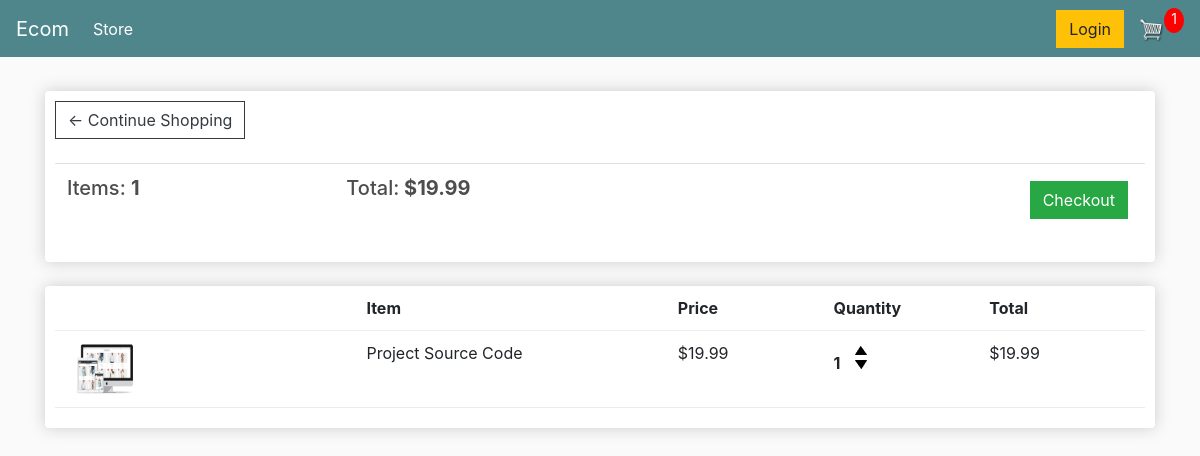
/cart/ (signed in), run on an earlier commit of the app's database.
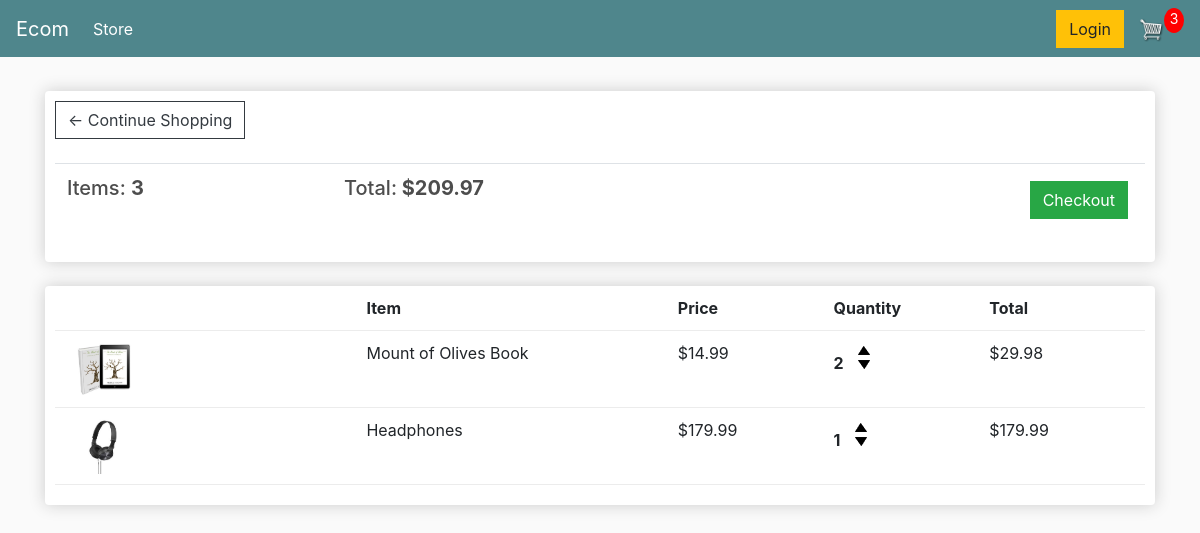
And on a later commit of the database.
### store/models.py (models this page shows, shortened)
class Order(models.Model):
    customer = models.ForeignKey(Customer, on_delete=models.SET_NULL, null=True, blank=True)
    date_ordered = models.DateTimeField(auto_now_add=True)
    complete = models.BooleanField(default=False)
    transaction_id = models.CharField(max_length=100, null=True)
    @property
    def get_cart_total(self):
        orderitems = self.orderitem_set.all()
        total = sum([item.get_total for item in orderitems])
        return total
    @property
    def get_cart_items(self):
        orderitems = self.orderitem_set.all()
        total = sum([item.quantity for item in orderitems])
        return total

class OrderItem(models.Model):
    product = models.ForeignKey(Product, on_delete=models.SET_NULL, null=True)
    order = models.ForeignKey(Order, on_delete=models.SET_NULL, null=True)
    quantity = models.IntegerField(default=0, null=True, blank=True)
    date_added = models.DateTimeField(auto_now_add=True)
    @property
    def get_total(self):
        total = self.product.price * self.quantity
        return total

class Product(models.Model):
    name = models.CharField(max_length=200)
    price = models.DecimalField(max_digits=7, decimal_places=2)
    digital = models.BooleanField(default=False, null=True, blank=True)
    image = models.ImageField(null=True, blank=True)
    @property
    def imageURL(self):
        try:
            url = self.image.url
        except:
            url = ''
        return url

### store/views.py (the view)
# urls.py: path('cart/', views.cart, name="cart"),
def cart(request):
    if request.user.is_authenticated:
        customer = request.user.customer
        order, created = Order.objects.get_or_create(customer=customer, complete=False)
        items = order.orderitem_set.all()
        cartItems = order.get_cart_items
    else:
        items = []
        order = {'get_cart_total': 0, 'get_cart_items': 0, 'shipping': False}
        cartItems = order['get_cart_items']
    context = {'items': items, 'order': order, 'cartItems': cartItems}
    return render(request, 'store/cart.html', context)

### store/templates/store/cart.html
{% extends 'store/main.html' %}
{% load static %}
{% block content %}
<div class="row">
    <div class="col-lg-12">
        <div class="box-element">
            <a class="btn btn-outline-dark" href="{% url 'store' %}">&#x2190; Continue Shopping</a>
            <br>
            <br>
            <table class="table">
                <tr>
                    <th><h5>Items: <strong>{{order.get_cart_items}}</strong></h5></th>
                    <th><h5>Total:<strong> ${{order.get_cart_total|floatformat:2}}</strong></h5></th>
                    <th>
                        <a style="float:right; margin:5px;" class="btn btn-success"
                           href="{% url 'checkout' %}">Checkout</a>
                    </th>
                </tr>
            </table>
        </div>
        <br>
        <div class="box-element">
            <div class="cart-row">
                <div style="flex:2"></div>
                <div style="flex:2"><strong>Item</strong></div>
                <div style="flex:1"><strong>Price</strong></div>
                <div style="flex:1"><strong>Quantity</strong></div>
                <div style="flex:1"><strong>Total</strong></div>
            </div>
            {% for item in items %}
            <div class="cart-row">
                <div style="flex:2"><img class="row-image" src="{{item.product.imageURL}}"></div>
                <div style="flex:2"><p>{{item.product.name}}</p></div>
                <div style="flex:1"><p>${{item.product.price|floatformat:2}}</p></div>
                <div style="flex:1">
                    <p class="quantity">{{item.quantity}}</p>
                    <div class="quantity">
                        <img data-product="{{item.product.id}}" data-action="add" class="chg-quantity update-cart"
                             src="{% static  'images/arrow-up.png' %}">
                        <img data-product="{{item.product.id}}" data-action="remove" class="chg-quantity update-cart"
                             src="{% static  'images/arrow-down.png' %}">
                    </div>
                </div>
                <div style="flex:1"><p>${{item.get_total|floatformat:2}}</p></div>
            </div>
            {% endfor %}
        </div>
    </div>
</div>
{% endblock content %}

What changed in the data, as far as the page shows it:
removed OrderItem: product.imageURL (picture), product.name "Project Source Code", product.price "19.99", quantity "1", get_total "19.99"
computed for Order: get_cart_items "1" → "3"; get_cart_total "19.99" → "209.97"
added OrderItem: product.imageURL (picture), product.name "Mount of Olives Book", product.price "14.99", quantity "2", get_total "29.98"
added OrderItem: product.imageURL (picture), product.name "Headphones", product.price "179.99", quantity "1", get_total "179.99"
Also different on the page:
{{ cartItems }}: "1" → "3"
